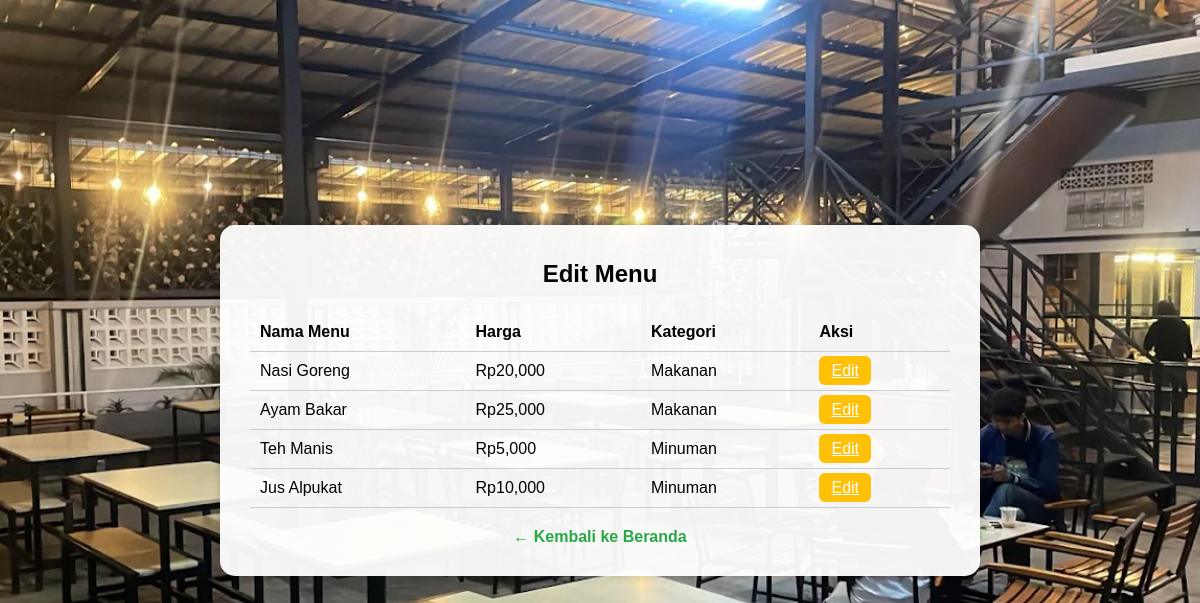
Page /edit_menu.php on the committed database.
### tables this page shows
CREATE TABLE `menu` (
  `ID_Menu` int(11) NOT NULL,
  `nama_menu` varchar(100) DEFAULT NULL,
  `harga` decimal(10,2) DEFAULT NULL,
  `kategori` varchar(50) DEFAULT NULL
);

### edit_menu.php (the view, shortened to what this page needs)
<?php
include 'config.php';
$menus = mysqli_query($conn, "SELECT * FROM menu");
?>
<!DOCTYPE html>
<html>
<head>
    <link rel="stylesheet" href="assets/css/style.css">
</head>
<body>
    <div class="container">
        <h2>Edit Menu</h2>
        <table>
            <tr>
                <th>Nama Menu</th>
                <th>Harga</th>
                <th>Kategori</th>
                <th>Aksi</th>
            </tr>
            <?php while ($menu = mysqli_fetch_assoc($menus)) : ?>
            <tr>
                <td><?= htmlspecialchars($menu['nama_menu']) ?></td>
                <td>Rp<?= number_format($menu['harga']) ?></td>
                <td><?= $menu['kategori'] ?></td>
                <td>
                    <a href="form_edit_menu.php?id=<?= $menu['ID_Menu'] ?>" class="btn-edit">Edit</a>
                </td>
            </tr>
            <?php endwhile; ?>
        </table>
        <a href="index.php" class="kembali">← Kembali ke Beranda</a>
    </div>
</body>
</html>

### assets/css/style.css (style rules this page uses)
body { font-family: Arial, sans-serif; margin: 0; height: 100vh; display: flex; align-items: center; justify-content: center; background: url("restoran.jpg") no-repeat center center fixed; background-size: cover; }
.container { max-width: 700px; margin: auto; background: rgba(255, 255, 255, 0.95); padding: 20px; border-radius: 10px; box-shadow: 0 0 10px rgba(0, 0, 0, 0.2); }
h2 { text-align: center; margin-top: 5px; margin-bottom: 20px; }
table { width: 100%; border-collapse: collapse; margin-bottom: 15px; }
th, td { padding: 5px; text-align: left; }
th { border-bottom: 1px solid #aaa; }

### edit_menu.php (style rules this page uses)
body { margin: 0; padding: 0; background: url('assets/img/restoran.jpg') no-repeat center center fixed; background-size: cover; display: flex; justify-content: center; align-items: center; font-family: Arial, sans-serif; }
.container { background: rgba(255, 255, 255, 0.95); padding: 30px; border-radius: 15px; box-shadow: 0 0 10px rgba(0,0,0,0.2); width: 100%; max-width: 700px; }
h2 { text-align: center; margin-bottom: 25px; }
table { width: 100%; border-collapse: collapse; }
th, td { padding: 10px; border-bottom: 1px solid #ccc; text-align: left; }
.btn-edit { background-color: #ffc107; color: white; padding: 6px 12px; border: none; border-radius: 6px; cursor: pointer; }
a.kembali { display: block; text-align: center; margin-top: 20px; color: #28a745; font-weight: bold; text-decoration: none; }

### rows in the picture
menu: nama_menu "Nasi Goreng", harga "20,000", kategori "Makanan"
menu: nama_menu "Ayam Bakar", harga "25,000", kategori "Makanan"
menu: nama_menu "Teh Manis", harga "5,000", kategori "Minuman"
menu: nama_menu "Jus Alpukat", harga "10,000", kategori "Minuman"
